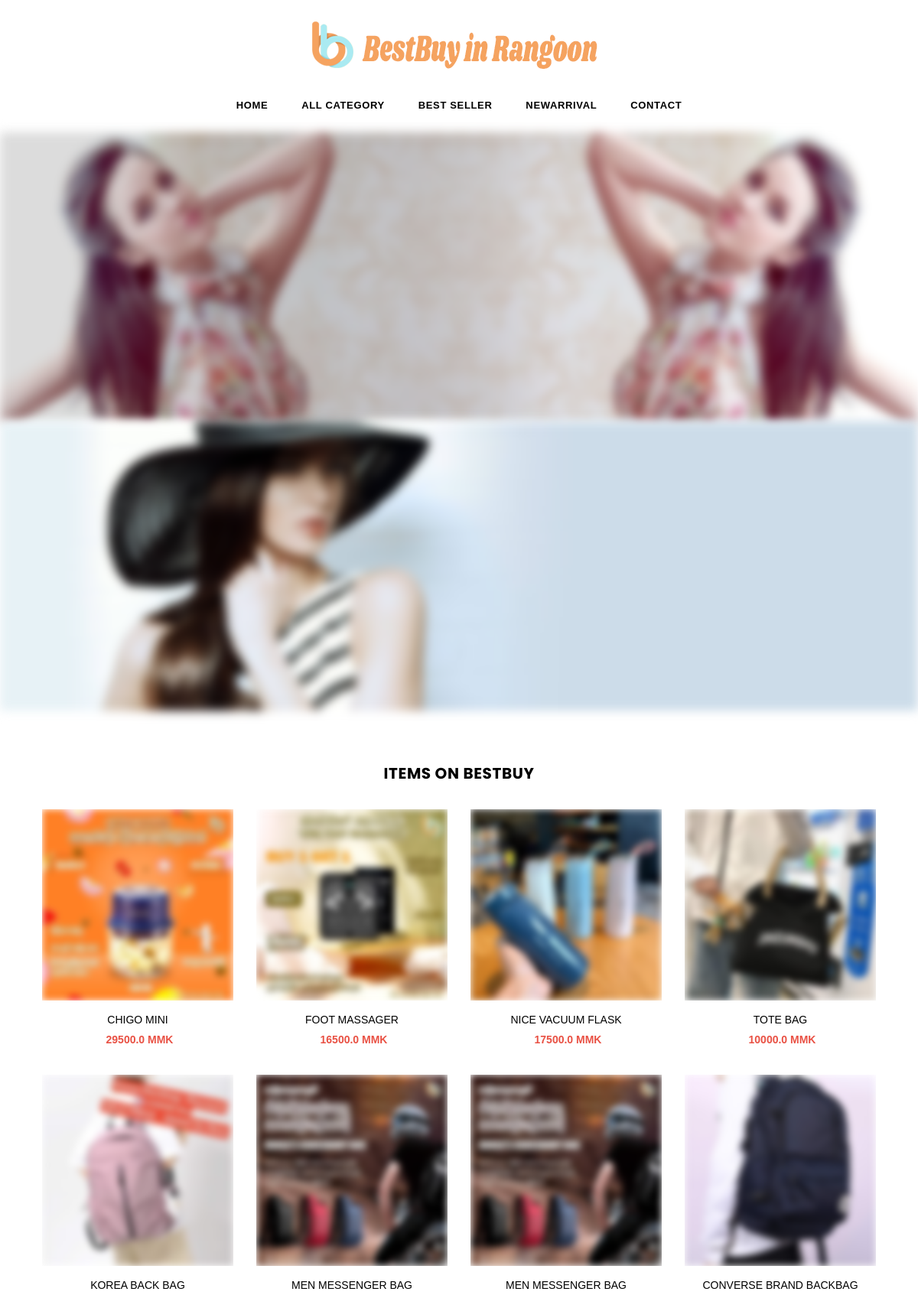
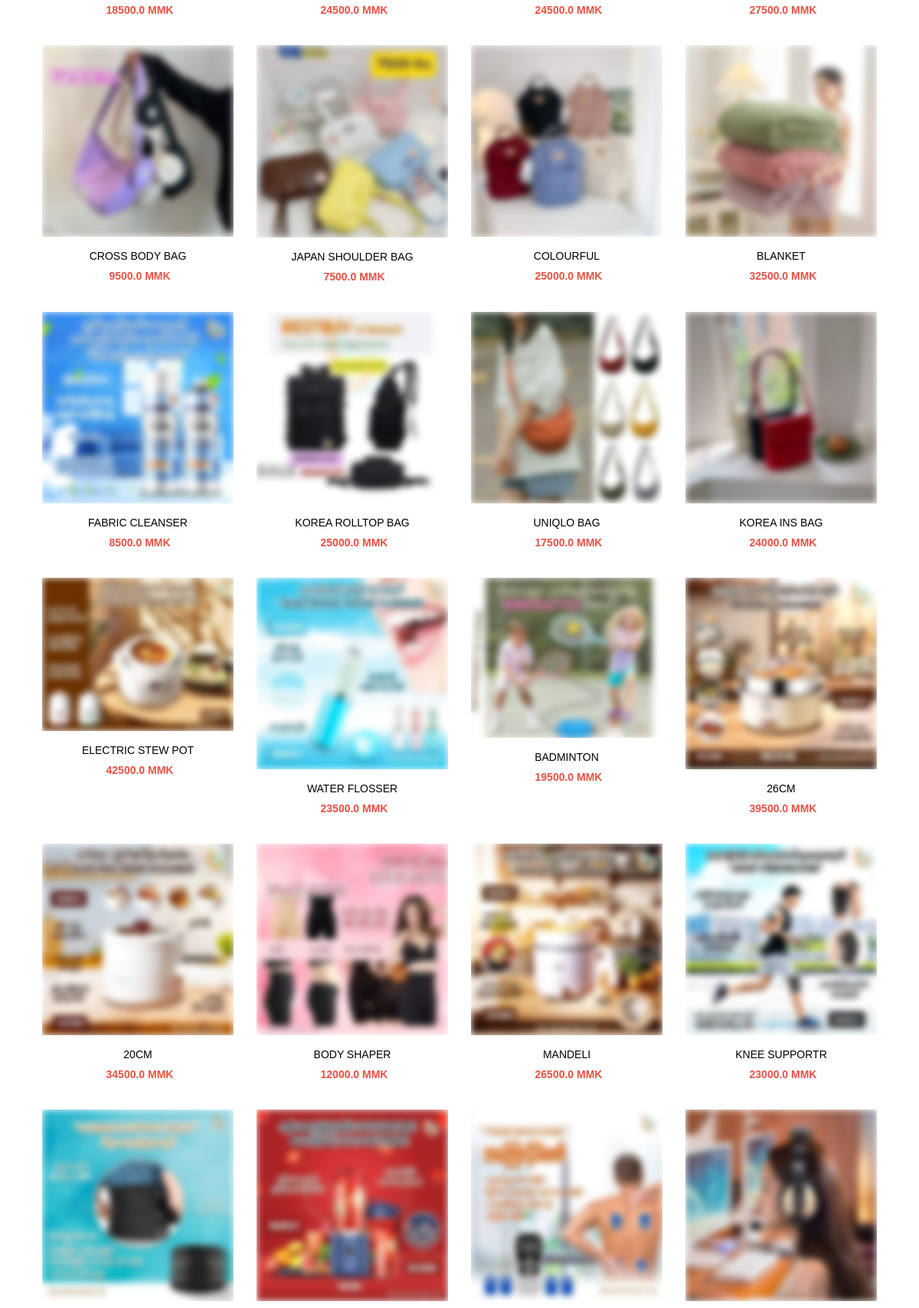
The page / (upper part) on the database its author committed (2 pictures, top to bottom).
### myapp/models.py (models this page shows, shortened)
class EcommerceBanner(models.Model):
    photo1 = models.ImageField(upload_to='', blank=True, null=True)
    photo2 = models.ImageField(upload_to='', blank=True, null=True)
    created_at = models.DateTimeField(auto_now_add=True)

class Items(models.Model):
    item_name = models.CharField(max_length=225)
    category = models.CharField(max_length=225)
    pruchase_price = models.FloatField(default=0.00)
    sell_price = models.FloatField(default=0.00)
    balance_qty = models.IntegerField(default=0)
    barcode_id = models.CharField(max_length=225,blank=True, null=True)
    photo = models.ImageField(upload_to='', blank=True, null=True)
    photo2 = models.ImageField(upload_to='', blank=True, null=True)
    photo3 = models.ImageField(upload_to='', blank=True, null=True)
    photo4 = models.ImageField(upload_to='', blank=True, null=True)
    itm_description = models.CharField(max_length=225,blank=True, null=True)

### myapp/views.py (the view)
# urls.py: path('', webpage_home.as_view(), name='webpage_home'),
class webpage_home(TemplateView):
    template_name = 'web/store.html'
    def get_context_data(self, **kwargs):
        context = super().get_context_data(**kwargs)
        cart_id = self.request.session.get('cart_id', None)
        ms_id = self.request.session.get("m_id", None)
        if cart_id:
            cart = EcommerceCart.objects.get(id=cart_id)
            cp = cart.ecommercecartproduct_set.filter(cart=cart_id).count()
            context['cart_ct'] = cp
        else:
            cart = None
        if ms_id:
            ms = messengerid.objects.get(id=ms_id)
        else:
            ms = None
        context['cart'] = cart
        context['msgli'] = ms
        context['itm'] = Items.objects.all().order_by('-id')
        context['queryset'] = Order.objects.filter(created_at=datetime.date.today()).order_by('-id')
        context['banner'] = EcommerceBanner.objects.filter(id=1)
        context['form'] = messengerbotform()
        return context

### templates/web/store.html (shortened to what this page needs)
{% extends 'web/webbase.html' %}
{% load static %}
{% block content %}
{% for i in banner %}
<div class="slideshow slideshow-wrapper pb-section">
    <div class="home-slideshow">
        <div class="slide">
            <div class="blur-up lazyload">
                <img class="blur-up lazyload" data-src="{{i.photo1.url}}" src="{{i.photo1.url}}" alt="Shop Our New Collection" title="Shop Our New Collection" />
                <div class="slideshow__text-wrap slideshow__overlay classic middle">
                    <div class="slideshow__text-content middle">
                        <div class="container">
                            <div class="wrap-caption right">
                            </div>
                        </div>
                    </div>
                </div>
            </div>
        </div>
        <div class="slide">
            <div class="blur-up lazyload">
                <img class="blur-up lazyload" data-src="{{i.photo2.url}}" src="{{i.photo2.url}}" alt="Summer Bikini Collection" title="Summer Bikini Collection" />
                <div class="slideshow__text-wrap slideshow__overlay classic middle">
                    <div class="slideshow__text-content middle">
                        <div class="container">
                            <div class="wrap-caption center">
                            </div>
                        </div>
                    </div>
                </div>
            </div>
        </div>
    </div>
</div>
{% endfor %}
<div class="section">
    <div class="container">
        <div class="row">
            <div class="col-12 col-sm-12 col-md-12 col-lg-12">
                <div class="section-header text-center">
                    <h2 class="h2">Items on BestBuy</h2>
                </div>
            </div>
        </div>
    </div>
    <div class="container-fluid">
        <div class="row">
            <div class="col-12 col-sm-12 col-md-12 col-lg-12">
                <div class="grid-products">
                    <div class="row">
                        {% for i in itm %}
                        <div class="col-6 col-sm-6 col-md-3 col-lg-3 item">
                            <div class="product-image">
                                <a href="{% url 'myapp:pro_detail' i.id %}" class="grid-view-item__link">
                                    <img class="primary blur-up lazyload" data-src="{{i.photo.url}}"
                                         src="{{i.photo.url}}" alt="image" title="product">
                                </a>
                            </div>
                            <div class="product-details text-center">
                                <div class="product-name">
                                    <a href="#">{{i.item_name}}</a>
                                </div>
                                <div class="product-price">
                                    <span class="price">{{i.sell_price}} MMK</span>
                                </div>
                            </div>
                        </div>
                        {% endfor %}
                    </div>
                </div>
            </div>
        </div>
    </div>
</div>
</div>
</div>
{% endblock content %}

### static/assets/css/chatbot.css (style rules this page uses)
body { font-family: Arial, Helvetica, sans-serif; }
* { box-sizing: border-box; }

### rows shown on the page
EcommerceBanner: photo1 (placeholder picture), photo2 (placeholder picture)
Items: photo (picture), item_name "CHIGO MINI", sell_price "29500.0"
Items: photo (picture), item_name "FOOT MASSAGER", sell_price "16500.0"
Items: photo (picture), item_name "NICE VACUUM FLASK", sell_price "17500.0"
Items: photo (picture), item_name "TOTE BAG", sell_price "10000.0"
Items: photo (picture), item_name "KOREA BACK BAG", sell_price "18500.0"
Items: photo (picture), item_name "MEN MESSENGER BAG", sell_price "24500.0"
Items: photo (picture), item_name "MEN MESSENGER BAG", sell_price "24500.0"
Items: photo (picture), item_name "CONVERSE BRAND BACKBAG", sell_price "27500.0"
Items: photo (picture), item_name "CROSS BODY BAG", sell_price "9500.0"
Items: photo (picture), item_name "JAPAN SHOULDER BAG", sell_price "7500.0"
Items: photo (picture), item_name "COLOURFUL", sell_price "25000.0"
Items: photo (picture), item_name "BLANKET", sell_price "32500.0"
Items: photo (picture), item_name "FABRIC CLEANSER", sell_price "8500.0"
Items: photo (picture), item_name "KOREA ROLLTOP BAG", sell_price "25000.0"
Items: photo (picture), item_name "UNIQLO BAG", sell_price "17500.0"
Items: photo (picture), item_name "KOREA INS BAG", sell_price "24000.0"
Items: photo (picture), item_name "ELECTRIC STEW POT", sell_price "42500.0"
Items: photo (picture), item_name "WATER FLOSSER", sell_price "23500.0"
Items: photo (picture), item_name "BADMINTON", sell_price "19500.0"
Items: photo (picture), item_name "26CM", sell_price "39500.0"
Items: photo (picture), item_name "20CM", sell_price "34500.0"
Items: photo (picture), item_name "BODY SHAPER", sell_price "12000.0"
Items: photo (picture), item_name "MANDELI", sell_price "26500.0"
Items: photo (picture), item_name "KNEE SUPPORTR", sell_price "23000.0"
Items: photo (picture)
Items: photo (picture)
Items: photo (picture)
Items: photo (picture)
